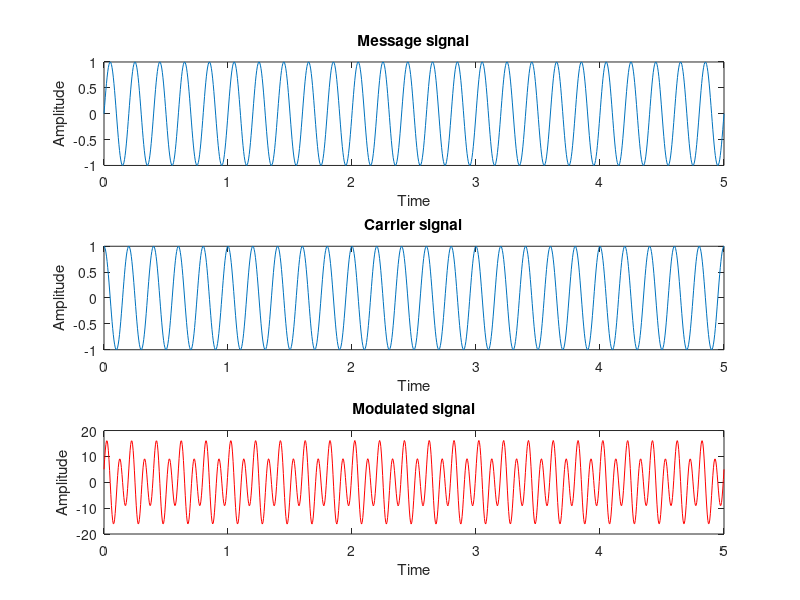

Here is the MATLAB script that generated this plot:
Ac=input('enter carrier signal amplitude');
Am=input('enter message signal amplitude');
fc=input('enter carrier frequency');
fm=input('enter message frequency');% fm<fc
m=input('enter modulation index');
t=input('enter time period');


t1=linspace(0,t,1000);

y1=sin(2*pi*fm*t1); % message signal
y2=cos(2*pi*fc*t1); % carrier signal

eq=(1+m.*y1).*(Ac.*y2);

subplot(311);
plot(t1,y1);
xlabel('Time');
ylabel('Amplitude');
title('Message signal')

subplot(312)
plot(t1,y2);
xlabel('Time');
ylabel('Amplitude');
title('Carrier signal');

subplot(313);
plot(t1,eq);
plot(t1,eq,'r');
xlabel('Time');
ylabel('Amplitude');
title('Modulated signal');